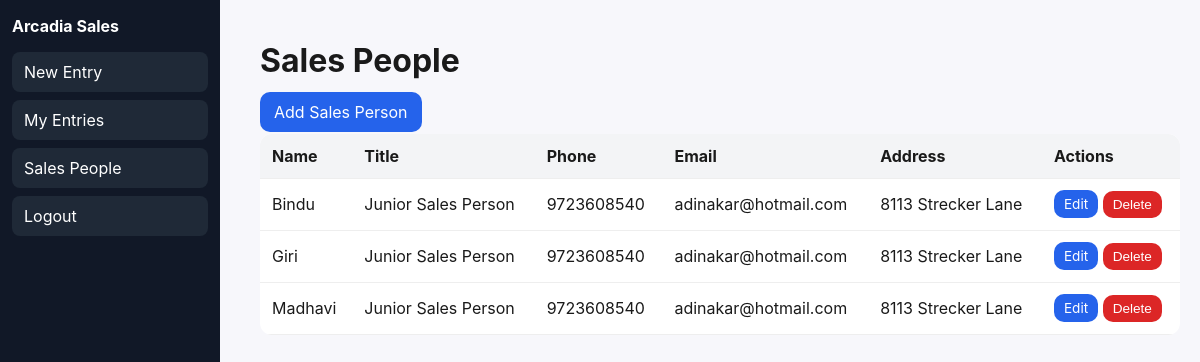
The page /crm/sales_people (signed in) on the database its author committed.
### tables this page shows
CREATE TABLE sales_people (
                id INTEGER PRIMARY KEY AUTOINCREMENT,
                full_name TEXT NOT NULL,
                phone TEXT,
                email TEXT,
                address TEXT,
                title TEXT CHECK(title IN ('Junior Sales Person','Senior Sales Person')),
                photo_path TEXT,
                owner_username TEXT
            );

### webapp/app.py (the view)
        def wrapper(*args, **kwargs):
            user = current_user()
            if not user:
                return redirect(url_for('login', next=request.path))
            if role and user.role != role:
                flash('Unauthorized', 'error')
                return redirect(url_for('index'))
            return fn(*args, **kwargs)

### webapp/app.py (called while the page is built)
def current_user():
    if 'user_id' in session:
        db = SessionLocal()
        try:
            return db.query(User).get(session['user_id'])
        finally:
            db.close()
    return None

def login_required(role=None):
    def decorator(fn):
        def wrapper(*args, **kwargs):
            user = current_user()
            if not user:
                return redirect(url_for('login', next=request.path))
            if role and user.role != role:
                flash('Unauthorized', 'error')
                return redirect(url_for('index'))
            return fn(*args, **kwargs)
        wrapper.__name__ = fn.__name__
        return wrapper
    return decorator

@app.route('/crm/sales_people')
@login_required(role='CRM')
def crm_sales_people():
    user = current_user()
    conn = engine.raw_connection()
    try:
        cur = conn.cursor()
        cur.execute("SELECT id, full_name, phone, email, address, title FROM sales_people WHERE owner_username = ? ORDER BY full_name", (user.username,))
        people = cur.fetchall()
        return render_template('crm_sales_people.html', people=people)
    finally:
        conn.close()

### webapp/templates/crm_sales_people.html (shortened to what this page needs)
{% extends 'base.html' %}
{% block content %}
<h1>Sales People</h1>
<div class="actions" style="margin-bottom:12px">
  <a class="btn" href="{{ url_for('crm_sales_people_new') }}">Add Sales Person</a>
</div>
<div class="table-scroll">
  <table class="table">
    <thead>
      <tr>
        <th>Name</th>
        <th>Title</th>
        <th>Phone</th>
        <th>Email</th>
        <th>Address</th>
        <th>Actions</th>
      </tr>
    </thead>
    <tbody>
      {% for p in people %}
      <tr>
        <td>{{ p[1] }}</td>
        <td>{{ p[5] }}</td>
        <td>{{ p[2] }}</td>
        <td>{{ p[3] }}</td>
        <td>{{ p[4] }}</td>
        <td>
          <a class="btn small" href="{{ url_for('crm_sales_people_edit', pid=p[0]) }}">Edit</a>
          <form method="post" action="{{ url_for('crm_sales_people_delete', pid=p[0]) }}" class="inline" onsubmit="return confirm('Delete this sales person?');" style="display:inline">
            <button class="btn small danger" type="submit">Delete</button>
          </form>
        </td>
      </tr>
      {% endfor %}
    </tbody>
  </table>
</div>
{% endblock %}

### webapp/static/styles.css (style rules this page uses)
* { box-sizing:border-box }
body { font-family:Inter,system-ui,Arial,sans-serif;margin:0;background:#f7f7fb;color:#1a1a1a }
a { color:#0a66c2;text-decoration:none }
.btn { background:#2563eb;color:#fff;border:none;padding:10px 14px;border-radius:10px;cursor:pointer }
.btn.small { padding:6px 10px;font-size:.85rem }
.btn.danger { background:#dc2626 }
.table { width:100%;border-collapse:collapse;background:#fff;border-radius:12px;overflow:hidden }
.table th,.table td { padding:12px;border-bottom:1px solid #eee;text-align:left }
.table th { white-space:normal }
.table td { white-space:nowrap }
.table thead { background:#f3f4f6 }
.table-scroll { width:100%;overflow-x:auto;overflow-y:hidden }

### rows shown on the page
sales_people: full_name "Bindu", title "Junior Sales Person", phone "9723608540", email "adinakar@hotmail.com", address "8113 Strecker Lane"
sales_people: full_name "Giri", title "Junior Sales Person", phone "9723608540", email "adinakar@hotmail.com", address "8113 Strecker Lane"
sales_people: full_name "Madhavi", title "Junior Sales Person", phone "9723608540", email "adinakar@hotmail.com", address "8113 Strecker Lane"
